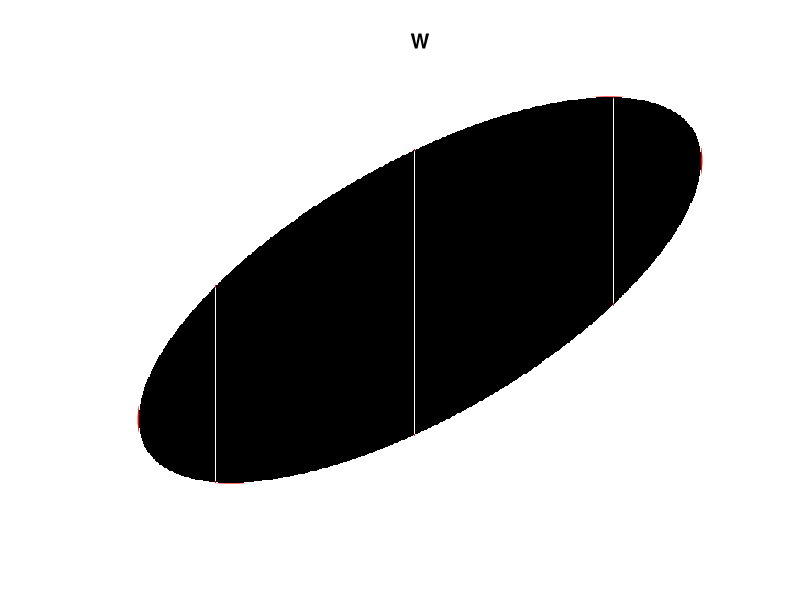

R code for this plot:
library(spatstat)


### Name: ellipse
### Title: Elliptical Window.
### Aliases: ellipse
### Keywords: spatial datagen

### ** Examples

  W <- ellipse(a=5,b=2,centre=c(5,1),phi=pi/6)
  plot(W,lwd=2,border="red")
  WM <- ellipse(a=5,b=2,centre=c(5,1),phi=pi/6,mask=TRUE,dimyx=512)
  plot(WM,add=TRUE,box=FALSE)
